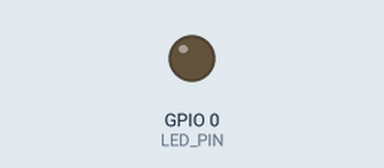
This sketch was run on a simulated ESP32-C3. Shown: output pins drawn as LEDs (lit = HIGH). WiFi joins after 1.5 s; servers stay silent unless stated; network time is answered at once with the bench clock; the local clock reads 2024-03-15 10:24:30 at power-on unless the sketch sets it; what the sketch prints to the serial monitor is not drawn.

Above: at 3.2 s.
At 7.5 s:
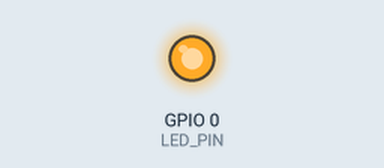
Timing chart, 0 to 14.5 s (numbered marks = the images above):
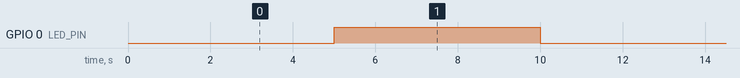

Measured:
- by itself, GPIO 0 (LED_PIN): alternates HIGH for 5.0 s and LOW for 5.0 s

The sketch:

c3_demo.ino
```cpp
#include <esp32-hal-timer.h>
#include <WiFi.h>
#include <NTPClient.h>
#include <WiFiUdp.h>
// Wi-Fi 配置
const char* ssid = "XiaoBao-WIFI"; // 替换为你的 Wi-Fi 名称
const char* password = "20031999"; // 替换为你的 Wi-Fi 密码

// 定义 NTP 客户端
WiFiUDP ntpUDP;
NTPClient timeClient(ntpUDP, "pool.ntp.org", 8 * 3600, 60000); // 时区设置为 CST（+8小时），更新间隔60秒

#define LED_PIN 0
/**
* 该例子基于ESP32 v3.30版本，
* 不同版本，函数签名有些差异，注意区分。
*/
hw_timer_t *timer = NULL; // 定时器句柄

void IRAM_ATTR onTimer() {
  Serial.println(" onTimer被调用");
  digitalWrite(LED_PIN, !digitalRead(LED_PIN));  // 更新LED状态
}

void setup() {
   Serial.begin(115200);
   pinMode(LED_PIN, OUTPUT);

  timer = timerBegin(1000000); // 设置定时器频率为 1 MHz（1微秒分辨率）
  timerAttachInterrupt(timer, &onTimer); // 绑定中断
  timerAlarm(timer, 5000*1000, true, 0);
  timerStart(timer);

  WiFi.mode(WIFI_STA);
  // 设置最大传输功率（增强信号）
  WiFi.setTxPower(WIFI_POWER_19_5dBm); // ESP32-C3 支持的最大功率
  WiFi.begin(ssid, password);
  // 连接 Wi-Fi
// 等待连接，最多尝试 10 秒
  int attempts = 0;
  while (WiFi.status() != WL_CONNECTED && attempts < 20) {
    delay(500);
    Serial.print("WiFi Status: ");
    switch (WiFi.status()) {
      case WL_NO_SSID_AVAIL: Serial.println("No SSID Available"); break;
      case WL_CONNECT_FAILED: Serial.println("Connect Failed"); break;
      case WL_CONNECTION_LOST: Serial.println("Connection Lost"); break;
      case WL_DISCONNECTED: Serial.println("Disconnected"); break;
      case WL_IDLE_STATUS: Serial.println("Idle"); break;
      case WL_CONNECTED: Serial.println("Connected"); break;
      default: Serial.print("Unknown Status: "); Serial.println(WiFi.status()); break;
    }
    attempts++;
  }

  if (WiFi.status() == WL_CONNECTED) {
    Serial.println("WiFi connected.");
    Serial.print("IP Address: ");
    Serial.println(WiFi.localIP());
  } else {
    Serial.println("Failed to connect to WiFi.");
  }

  // 初始化 NTP 客户端
  timeClient.begin();
}

void loop() {
  timeClient.update();
  // 获取格式化时间
  String formattedTime = timeClient.getFormattedTime();
  Serial.print("Current time: ");
  Serial.println(formattedTime);

  // 获取时间戳（Unix 时间）
  unsigned long epochTime = timeClient.getEpochTime();
  Serial.print("Epoch Time: ");
  Serial.println(epochTime);

  // 转换为本地时间（示例：获取年月日）
  time_t rawtime = timeClient.getEpochTime();
  struct tm* timeinfo = localtime(&rawtime);
  char timeStringBuff[50];
  strftime(timeStringBuff, sizeof(timeStringBuff), "%Y-%m-%d %H:%M:%S", timeinfo);
  Serial.print("Local Time: ");
  Serial.print(timeStringBuff);

  Serial.println(" hello world!");
  delay(3000);
}
```
